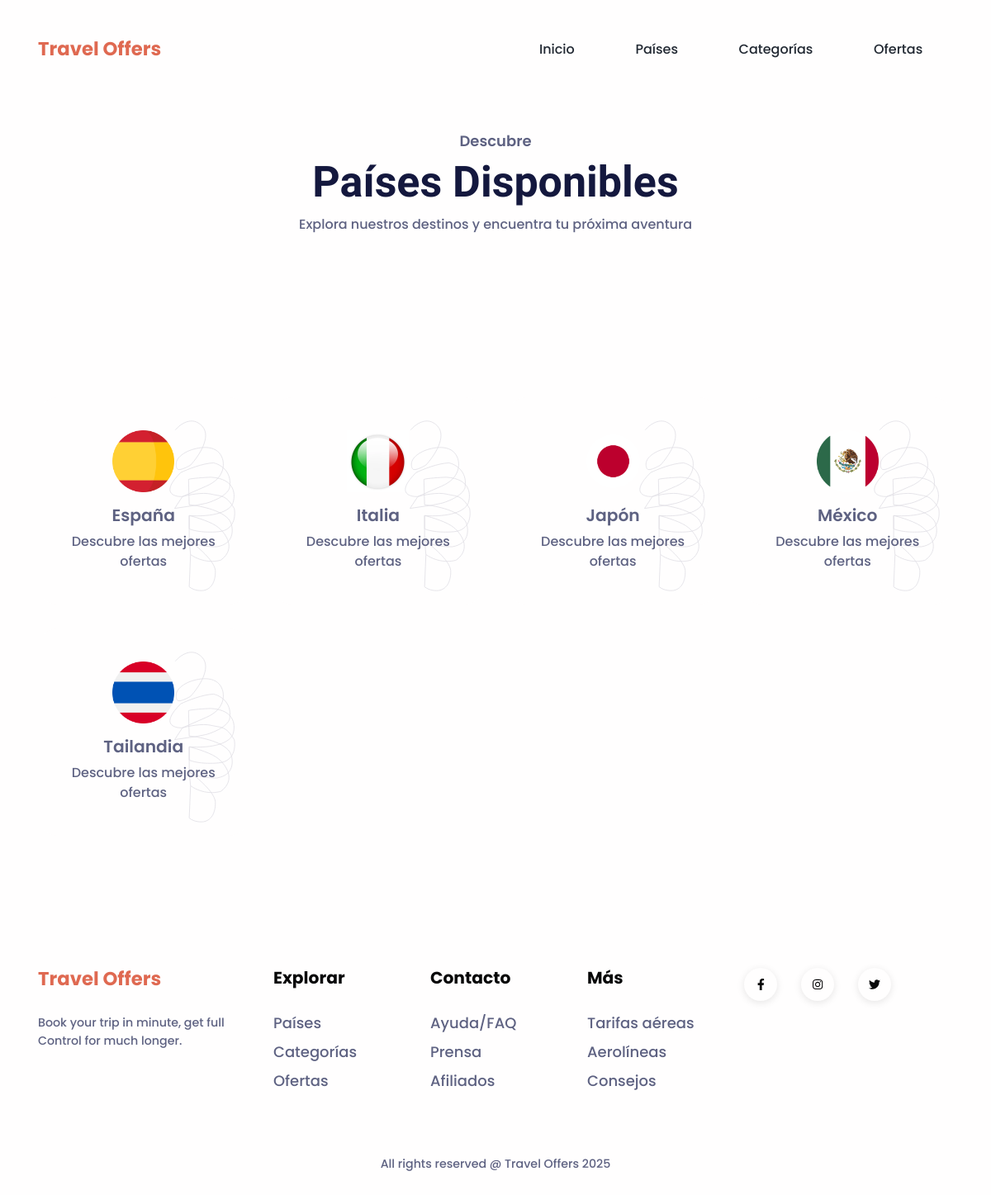
/paises/, run on the app's committed database.
### appTravel/models.py (models this page shows, shortened)
class Pais(models.Model):
    nombre = models.CharField(max_length=100)
    descripcion = models.TextField(blank=True, null=True)
    icono = models.ImageField(upload_to='iconos_paises/', blank=True, null=True)
    class Meta:
        verbose_name_plural = "Países"

### appTravel/views.py (the view)
# urls.py: path('paises/', PaisListView.as_view(), name='lista_paises'),
class PaisListView(ListView):
    model = Pais
    template_name = 'appTravel/lista_paises.html'
    context_object_name = 'paises'

### appTravel/templates/appTravel/lista_paises.html (shortened to what this page needs)
{% extends 'appTravel/base.html' %}
{% load static %}
{% block contenido %}
<section style="padding-top: 7rem;">
  <div class="container">
    <div class="row">
      <div class="col-12 text-center py-6">
        <h5 class="text-secondary">Descubre</h5>
        <h1 class="fs-xl-10 fs-lg-8 fs-7 fw-bold font-cursive text-capitalize">Países Disponibles</h1>
        <p class="mb-4 fw-medium">Explora nuestros destinos y encuentra tu próxima aventura</p>
      </div>
    </div>
  </div>
</section>
<section class="pt-5 pb-8" id="paises">
  <div class="container">
    <div class="row g-4">
      {% for p in paises %}
      <div class="col-xl-3 col-lg-4 col-sm-6">
        <div class="card h-100 shadow-hover rounded-4 text-center px-4 py-5 position-relative">
          <div class="mb-3">
            {% if p.icono %}
              <img src="{{ p.icono.url }}" alt="{{ p.nombre }}" width="75" height="75" style="object-fit:contain;">
            {% else %}
              <img src="{% static 'appTravel/img/dest/navigation.svg' %}" alt="{{ p.nombre }}" width="75" height="75">
            {% endif %}
          </div>
          <h4 class="mb-2">
            <a class="link-900 text-decoration-none stretched-link" href="{% url 'detalle_pais' p.id %}">{{ p.nombre }}</a>
          </h4>
          <p class="fw-medium mb-0">Descubre las mejores ofertas</p>
          <div class="position-absolute end-0 bottom-0 me-3 mb-3 opacity-25 d-none d-md-block">
            <img src="{% static 'appTravel/img/dest/shape.svg' %}" alt="" width="80">
          </div>
        </div>
      </div>
      {% empty %}
      <div class="col-12 text-center">
        <div class="card shadow-sm p-5">
          <h4 class="text-secondary">No hay países disponibles en este momento.</h4>
        </div>
      </div>
      {% endfor %}
    </div>
  </div>
</section>
{% endblock %}

### data on the page
Pais: icono (picture), nombre "España"
Pais: icono (picture), nombre "Italia"
Pais: icono (picture), nombre "Japón"
Pais: icono (picture), nombre "México"
Pais: icono (picture), nombre "Tailandia"
